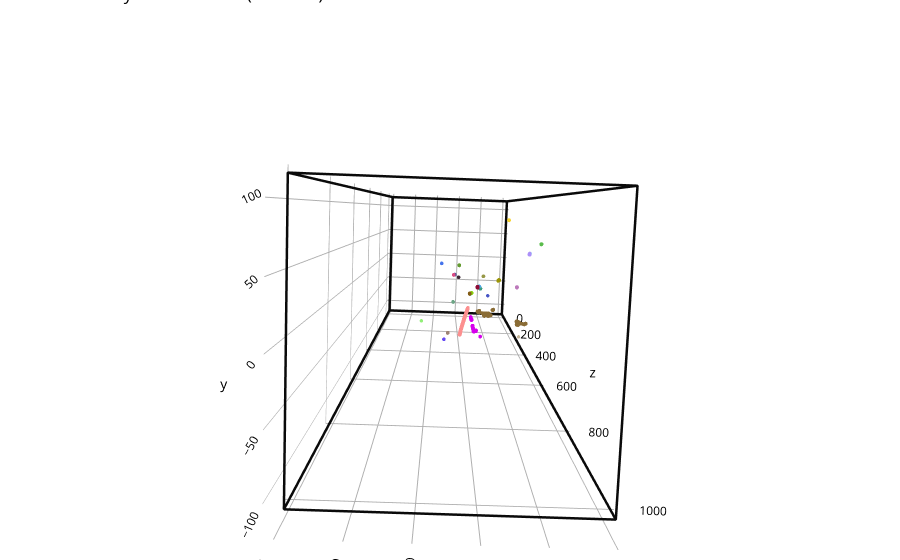

The code cell stored with this chart in its notebook:
### Code cell
# Plot spacepoints colored by their true geant4 trackid
# tells us what spacepoints came from the same initial particle

xpos = np.transpose( batchdata[0]['pos'], (1,0) )
xlabels = np.squeeze(batchdata[0]['instanceids'])
print(xpos.shape)

instance_cluster_dict = get_instanceid_clusters( xpos, xlabels )
print("Number of clusters: ",len(instance_cluster_dict))
nclusters = len(instance_cluster_dict)

instance_cluster_plots = []
ii=0
for cid in instance_cluster_dict:
    if cid in [-1,0]:
        continue # skip the background cluster ID
    cpos = instance_cluster_dict[cid]

    rcolor = np.random.randint(0,255,3)
    scolor = f"rgba({rcolor[0]},{rcolor[1]},{rcolor[2]},1)"

    instance_cluster_plot = {
        "type":"scatter3d",
        "x": cpos[:,0],
        "y": cpos[:,1],
        "z": cpos[:,2],
        "mode":"markers",
        "name":"ID[%d]"%(cid),
        "marker":{"color":scolor,"size":2.0,"opacity":0.5}
    }
    ii += 1
    instance_cluster_plots.append( instance_cluster_plot )

instance_cluster_traces = detlines + instance_cluster_plots

instanceid_layout = go.Layout(plot3d_layout)
instanceid_layout.title = "Clusters by Truth Particle (Instance) ID"

instanceid_fig = go.Figure(data=instance_cluster_traces, layout=instanceid_layout)
instanceid_fig.show()
